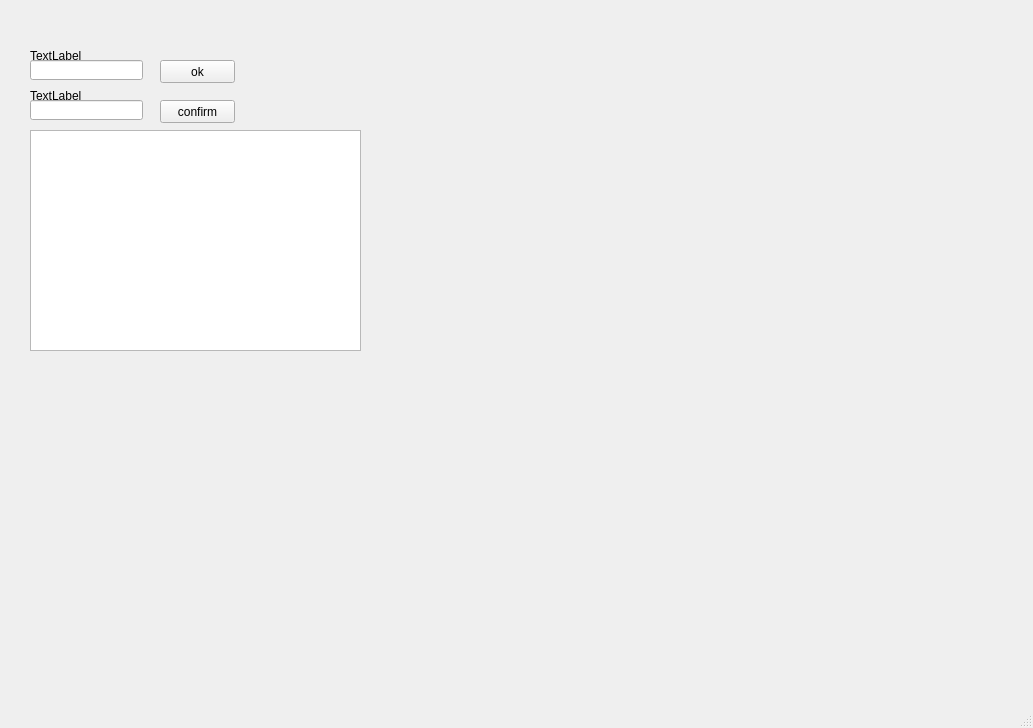
<?xml version="1.0" encoding="UTF-8"?>
<ui version="4.0">
 <class>MainWindow</class>
 <widget class="QMainWindow" name="MainWindow">
  <property name="geometry">
   <rect>
    <x>0</x>
    <y>0</y>
    <width>1033</width>
    <height>728</height>
   </rect>
  </property>
  <property name="windowTitle">
   <string>MainWindow</string>
  </property>
  <widget class="QWidget" name="centralwidget">
   <widget class="QPushButton" name="pushButton">
    <property name="geometry">
     <rect>
      <x>160</x>
      <y>60</y>
      <width>75</width>
      <height>23</height>
     </rect>
    </property>
    <property name="text">
     <string>ok</string>
    </property>
   </widget>
   <widget class="QLineEdit" name="lineEdit">
    <property name="geometry">
     <rect>
      <x>30</x>
      <y>100</y>
      <width>113</width>
      <height>20</height>
     </rect>
    </property>
   </widget>
   <widget class="QLineEdit" name="lineEdit_2">
    <property name="geometry">
     <rect>
      <x>30</x>
      <y>60</y>
      <width>113</width>
      <height>20</height>
     </rect>
    </property>
   </widget>
   <widget class="QTextEdit" name="textEdit">
    <property name="geometry">
     <rect>
      <x>30</x>
      <y>130</y>
      <width>331</width>
      <height>221</height>
     </rect>
    </property>
   </widget>
   <widget class="QPushButton" name="pushButton_2">
    <property name="geometry">
     <rect>
      <x>160</x>
      <y>100</y>
      <width>75</width>
      <height>23</height>
     </rect>
    </property>
    <property name="text">
     <string>confirm</string>
    </property>
   </widget>
   <widget class="QLabel" name="label">
    <property name="geometry">
     <rect>
      <x>30</x>
      <y>50</y>
      <width>54</width>
      <height>12</height>
     </rect>
    </property>
    <property name="text">
     <string>TextLabel</string>
    </property>
   </widget>
   <widget class="QLabel" name="label_2">
    <property name="geometry">
     <rect>
      <x>30</x>
      <y>90</y>
      <width>54</width>
      <height>12</height>
     </rect>
    </property>
    <property name="text">
     <string>TextLabel</string>
    </property>
   </widget>
  </widget>
  <widget class="QMenuBar" name="menubar">
   <property name="geometry">
    <rect>
     <x>0</x>
     <y>0</y>
     <width>1033</width>
     <height>23</height>
    </rect>
   </property>
  </widget>
  <widget class="QStatusBar" name="statusbar"/>
 </widget>
 <resources/>
 <connections/>
</ui>
